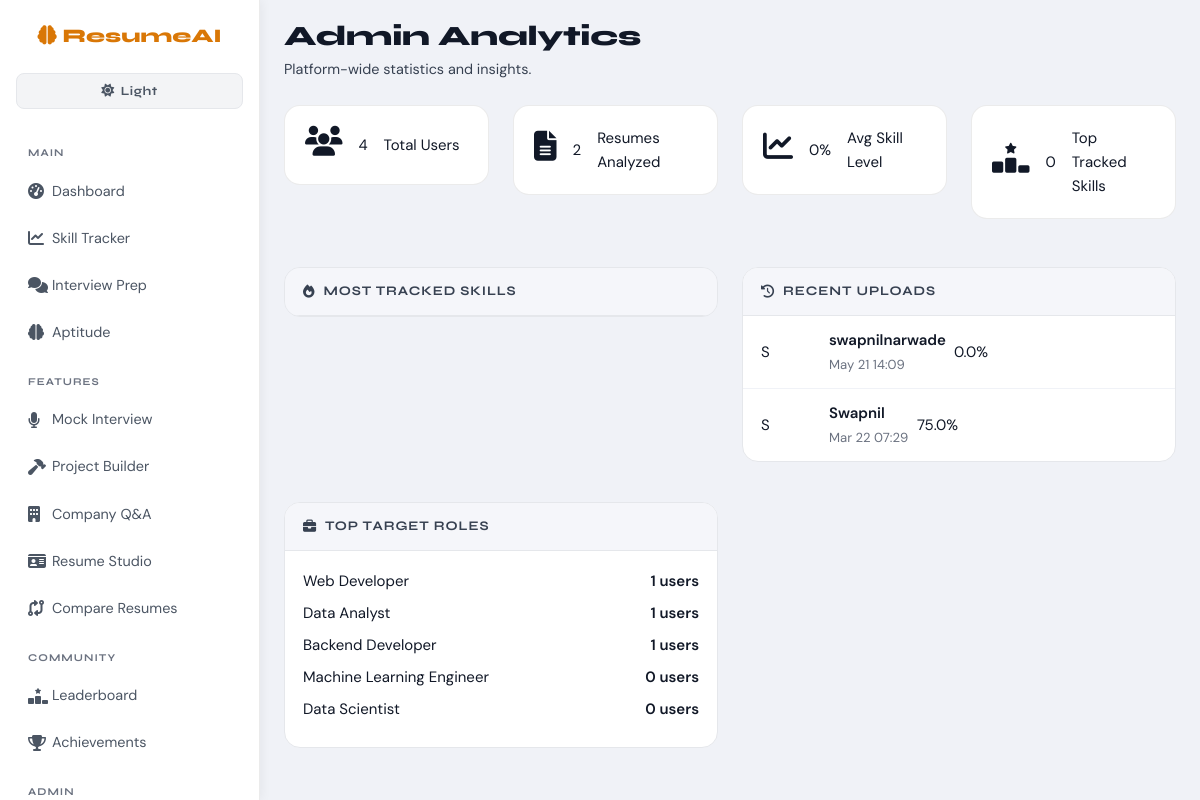
/admin-analytics/ (signed in), run on the app's committed database.
### analyzer/models.py (models this page shows, shortened)
class Resume(models.Model):
    user = models.ForeignKey(User, on_delete=models.CASCADE, related_name='resumes')
    file = models.FileField(upload_to='resumes/')
    uploaded_at = models.DateTimeField(auto_now_add=True)
    extracted_text = models.TextField(blank=True)
    extracted_skills = models.JSONField(default=list)
    experience_present = models.BooleanField(default=False)
    projects_present = models.BooleanField(default=False)
    score = models.FloatField(default=0.0)
    class Meta:
        ordering = ['-uploaded_at']

class JobRole(models.Model):
    title = models.CharField(max_length=200, unique=True)
    description = models.TextField(blank=True)
    skills = models.ManyToManyField(Skill, related_name='job_roles', blank=True)
    class Meta:
        ordering = ['title']

### analyzer/views.py (the view)
# urls.py: path('admin-analytics/', views.admin_analytics, name='admin_analytics'),
@staff_member_required
def admin_analytics(request):
    from django.contrib.auth.models import User
    total_users = User.objects.count()
    total_resumes = Resume.objects.count()
    avg_skill_level = SkillProgress.objects.aggregate(avg=Avg('level'))['avg'] or 0
    most_tracked = (
        SkillProgress.objects
        .values('skill__name')
        .annotate(count=Count('id'))
        .order_by('-count')[:10]
    )
    recent_resumes = Resume.objects.select_related('user').order_by('-uploaded_at')[:10]
    top_roles = JobRole.objects.annotate(resume_count=Count('userprofile')).order_by('-resume_count')[:5]
    return render(request, 'admin_analytics.html', {
        'total_users': total_users,
        'total_resumes': total_resumes,
        'avg_skill_level': round(avg_skill_level, 1),
        'most_tracked': most_tracked,
        'recent_resumes': recent_resumes,
        'top_roles': top_roles,
    })

### templates/admin_analytics.html (shortened to what this page needs)
{% extends 'base.html' %}
{% block content %}
<div class="page-header"><h1 class="page-title">Admin Analytics</h1><p class="page-subtitle">Platform-wide statistics and insights.</p></div>
<div class="row g-4 mb-5">
  <div class="col-md-3"><div class="stat-card"><i class="fa-solid fa-users fa-2x mb-2" style="color:var(--primary)"></i><div class="stat-card-num">{{ total_users }}</div><div class="stat-card-label">Total Users</div></div></div>
  <div class="col-md-3"><div class="stat-card"><i class="fa-solid fa-file-alt fa-2x mb-2" style="color:var(--accent)"></i><div class="stat-card-num">{{ total_resumes }}</div><div class="stat-card-label">Resumes Analyzed</div></div></div>
  <div class="col-md-3"><div class="stat-card"><i class="fa-solid fa-chart-line fa-2x mb-2" style="color:var(--success)"></i><div class="stat-card-num">{{ avg_skill_level }}%</div><div class="stat-card-label">Avg Skill Level</div></div></div>
  <div class="col-md-3"><div class="stat-card"><i class="fa-solid fa-ranking-star fa-2x mb-2" style="color:var(--warning)"></i><div class="stat-card-num">{{ most_tracked|length }}</div><div class="stat-card-label">Top Tracked Skills</div></div></div>
</div>
<div class="row g-4">
  <div class="col-md-6">
    <div class="card-glass">
      <div class="card-glass-header"><i class="fa-solid fa-fire me-2" style="color:var(--warning)"></i>Most Tracked Skills</div>
    </div>
  </div>
  <div class="col-md-6">
    <div class="card-glass">
      <div class="card-glass-header"><i class="fa-solid fa-clock-rotate-left me-2" style="color:var(--primary)"></i>Recent Uploads</div>
      <div class="card-glass-body p-0">
        {% for r in recent_resumes %}
        <div class="lb-row"><div class="user-ava">{{ r.user.username|first|upper }}</div><div class="flex-grow-1 px-2"><strong>{{ r.user.username }}</strong><br><small class="text-muted">{{ r.uploaded_at|date:"M d H:i" }}</small></div><span class="score-pill score-{{ r.score|floatformat:0 }}">{{ r.score }}%</span></div>
        {% endfor %}
      </div>
    </div>
  </div>
  <div class="col-md-6">
    <div class="card-glass">
      <div class="card-glass-header"><i class="fa-solid fa-briefcase me-2" style="color:var(--accent)"></i>Top Target Roles</div>
      <div class="card-glass-body">
        {% for role in top_roles %}<div class="d-flex justify-content-between mb-2"><span>{{ role.title }}</span><strong>{{ role.resume_count }} users</strong></div>{% endfor %}
      </div>
    </div>
  </div>
</div>
{% endblock %}

### data on the page
Resume: user.username|first "S", user.username "swapnilnarwade", uploaded_at "May 21 14:09", score "0.0"
Resume: user.username|first "S", user.username "Swapnil", uploaded_at "Mar 22 07:29", score "75.0"
JobRole: title "Web Developer", resume_count "1"
JobRole: title "Data Analyst", resume_count "1"
JobRole: title "Backend Developer", resume_count "1"
JobRole: title "Machine Learning Engineer", resume_count "0"
JobRole: title "Data Scientist", resume_count "0"

### other printed values
{{ total_users }} "4"
{{ total_resumes }} "2"
{{ avg_skill_level }} "0"
{{ most_tracked|length }} "0"
